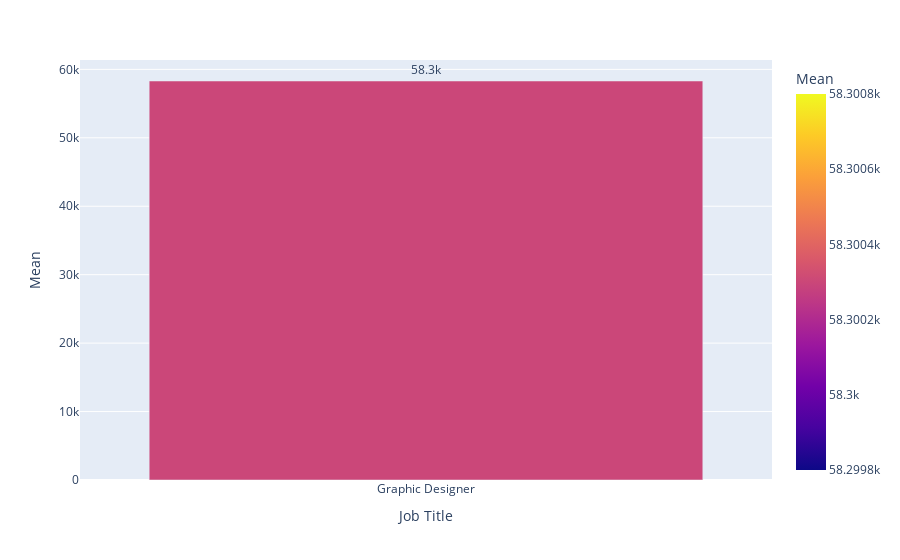

The cell this chart's notebook holds for it:
### Code cell
df_mean_D_plt = px.bar(df_mean_D, y='Mean', x='Job Title', text='Mean', color='Mean')
df_mean_D_plt.update_traces(texttemplate='%{text:.3s}', textposition='outside')
df_mean_D_plt.update_layout(uniformtext_minsize=8, uniformtext_mode='hide')
df_mean_D_plt.show()

### Figure 1 — Plotly figure (JSON) as saved in the notebook; plotly's stock layout.template omitted (floating-point values rounded to 4 significant figures)
{"data": [{"alignmentgroup": "True", "hoverlabel": {"namelength": 0}, "hovertemplate": "Job Title=%{x}<br>Mean=%{marker.color}", "legendgroup": "", "marker": {"color": [58300.0], "coloraxis": "coloraxis"}, "name": "", "offsetgroup": "", "orientation": "v", "showlegend": false, "text": [58300.0], "textposition": "outside", "texttemplate": "%{text:.3s}", "type": "bar", "x": ["Graphic Designer"], "xaxis": "x", "y": [58300.0], "yaxis": "y"}], "layout": {"barmode": "relative", "coloraxis": {"colorbar": {"title": {"text": "Mean"}}, "colorscale": [[0, "#0d0887"], [0.1111, "#46039f"], [0.2222, "#7201a8"], [0.3333, "#9c179e"], [0.4444, "#bd3786"], [0.5556, "#d8576b"], [0.6667, "#ed7953"], [0.7778, "#fb9f3a"], [0.8889, "#fdca26"], [1, "#f0f921"]]}, "legend": {"tracegroupgap": 0}, "margin": {"t": 60}, "uniformtext": {"minsize": 8, "mode": "hide"}, "xaxis": {"anchor": "y", "domain": [0, 1], "title": {"text": "Job Title"}}, "yaxis": {"anchor": "x", "domain": [0, 1], "title": {"text": "Mean"}}}}
